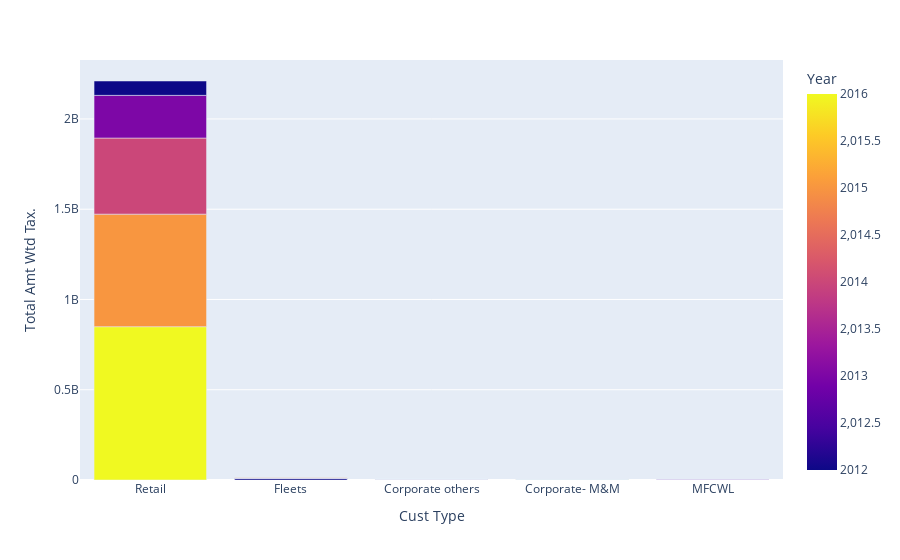

The notebook cell this image was saved under:
### Code cell
fig = px.bar(yearwise_cus_type[:20], x='Cust Type', y='Total Amt Wtd Tax.',color="Year")
fig.show()

### Figure 1 — Plotly figure (JSON) as saved in the notebook; plotly's stock layout.template omitted (floating-point values rounded to 4 significant figures)
{"data": [{"alignmentgroup": "True", "hovertemplate": "Cust Type=%{x}<br>Total Amt Wtd Tax.=%{y}<br>Year=%{marker.color}<extra></extra>", "legendgroup": "", "marker": {"color": [2016, 2015, 2014, 2013, 2012, 2012, 2015, 2014, 2014, 2013, 2015, 2015, 2014, 2016, 2012, 2012, 2016, 2013, 2013, 2013], "coloraxis": "coloraxis"}, "name": "", "offsetgroup": "", "orientation": "v", "showlegend": false, "textposition": "auto", "type": "bar", "x": ["Retail", "Retail", "Retail", "Retail", "Retail", "Fleets", "Corporate others", "Corporate others", "Fleets", "Fleets", "Corporate- M&M", "Fleets", "Corporate- M&M", "Corporate- M&M", "Corporate- M&M", "MFCWL", "Corporate others", "MFCWL", "Corporate others", "Corporate- M&M"], "xaxis": "x", "y": [849300000.0, 623500000.0, 421600000.0, 236400000.0, 79490000.0, 9427000.0, 1999000.0, 1676000.0, 1241000.0, 972900.0, 888500.0, 795700.0, 607200.0, 595400.0, 506600.0, 505700.0, 438100.0, 348300.0, 315700.0, 307800.0], "yaxis": "y"}], "layout": {"barmode": "relative", "coloraxis": {"colorbar": {"title": {"text": "Year"}}, "colorscale": [[0, "#0d0887"], [0.1111, "#46039f"], [0.2222, "#7201a8"], [0.3333, "#9c179e"], [0.4444, "#bd3786"], [0.5556, "#d8576b"], [0.6667, "#ed7953"], [0.7778, "#fb9f3a"], [0.8889, "#fdca26"], [1, "#f0f921"]]}, "legend": {"tracegroupgap": 0}, "margin": {"t": 60}, "xaxis": {"anchor": "y", "domain": [0, 1], "title": {"text": "Cust Type"}}, "yaxis": {"anchor": "x", "domain": [0, 1], "title": {"text": "Total Amt Wtd Tax."}}}}
